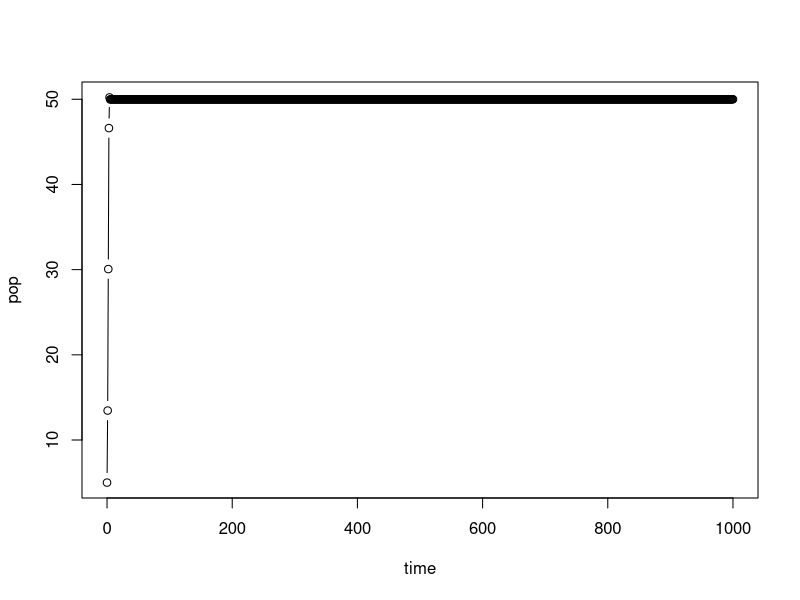
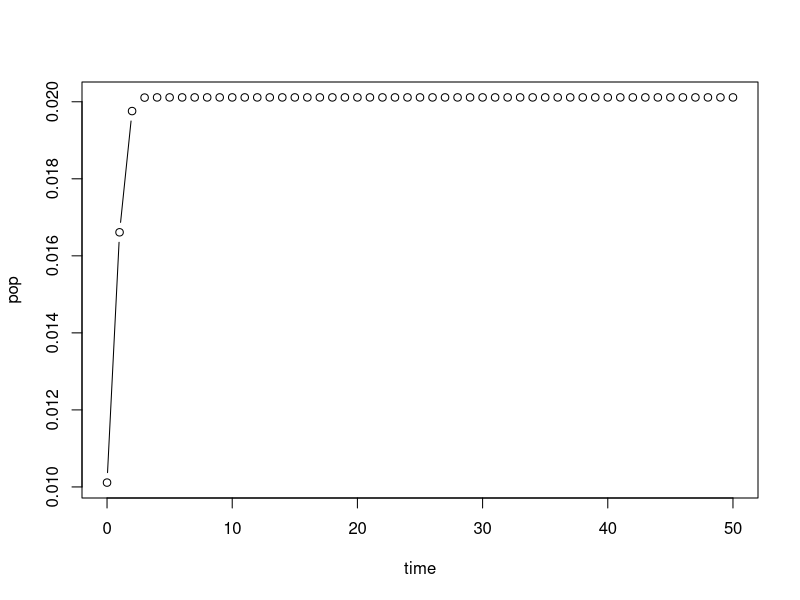
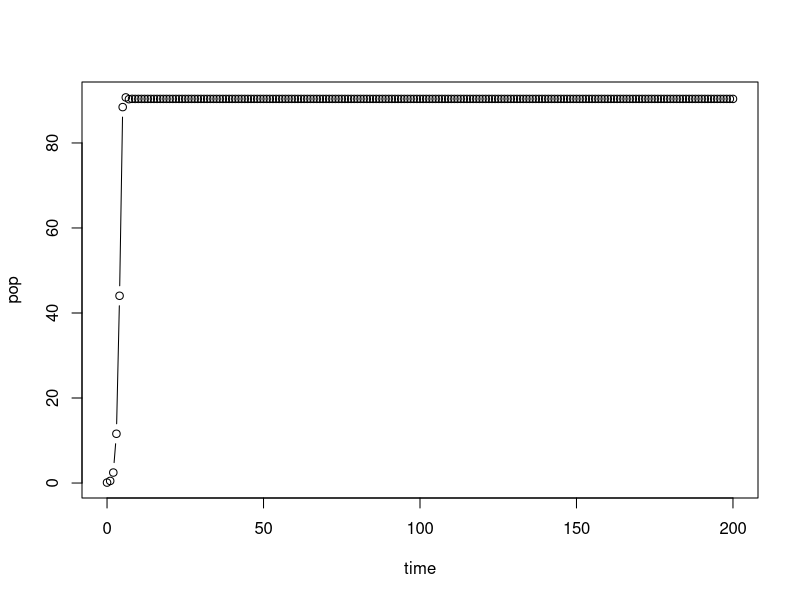
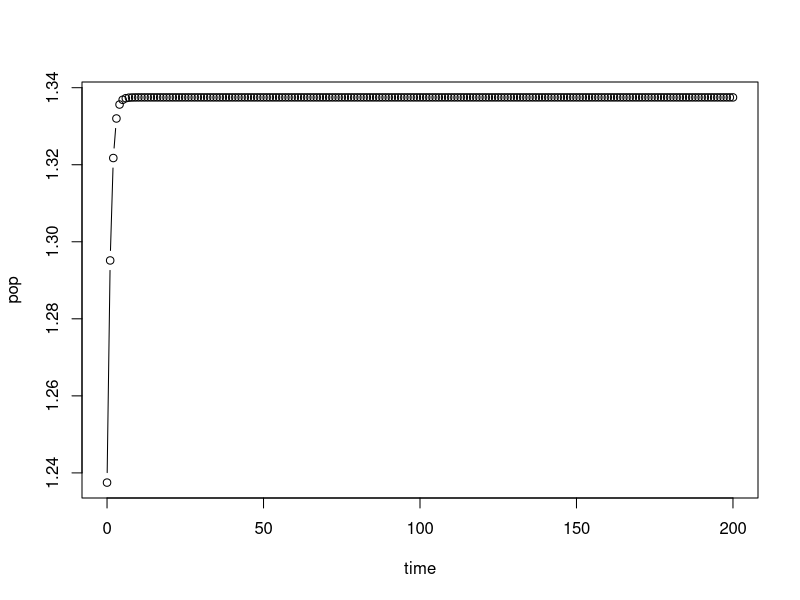
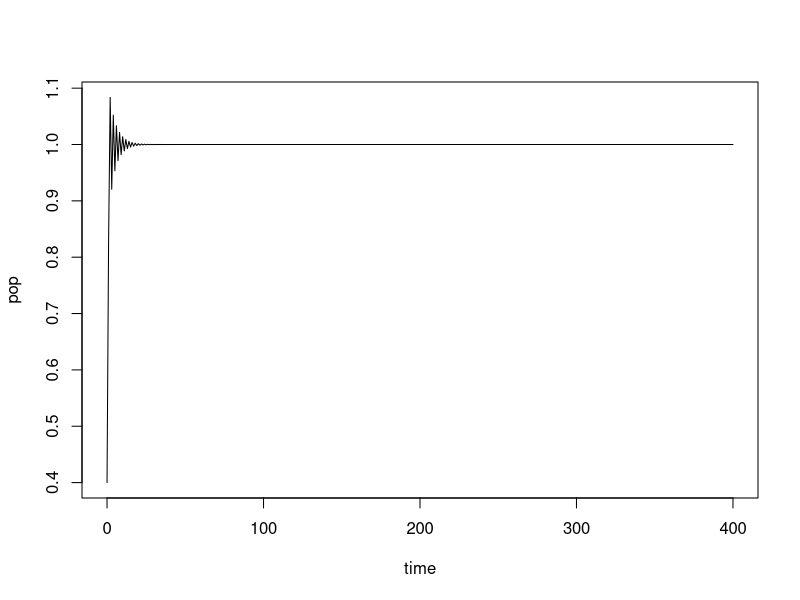
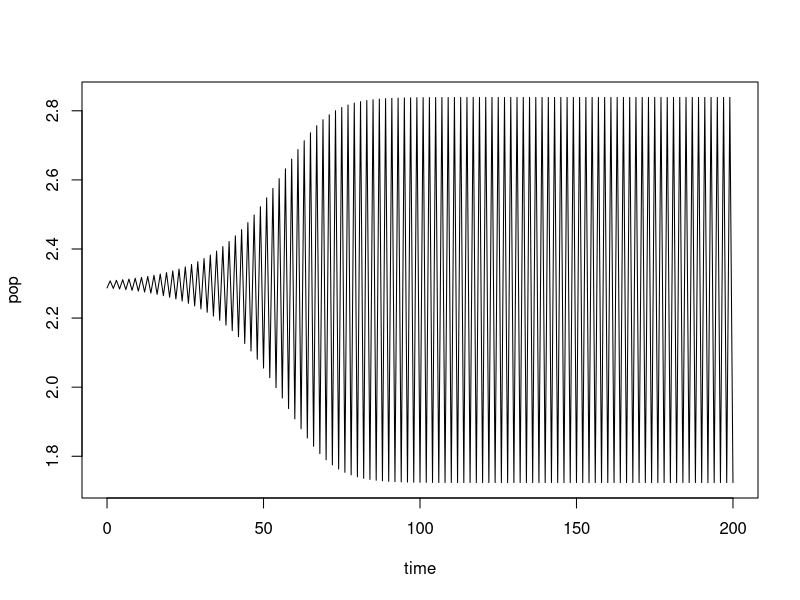
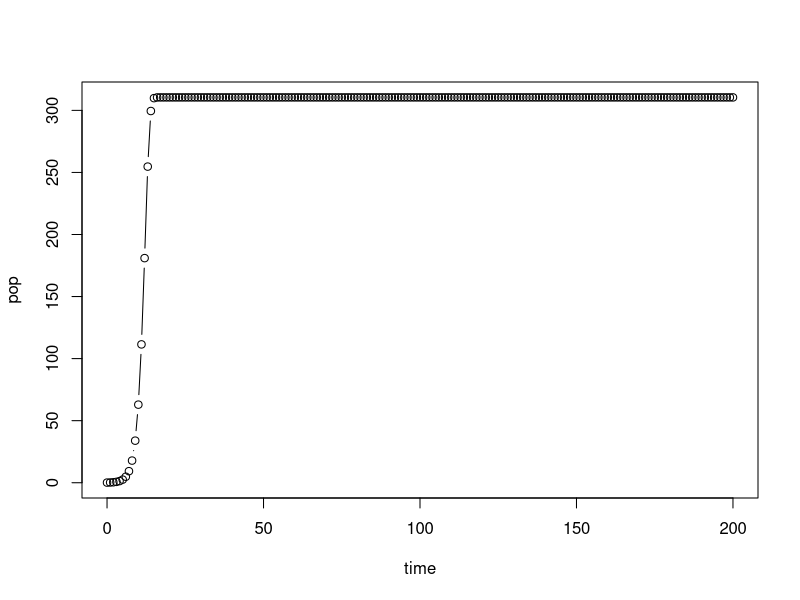
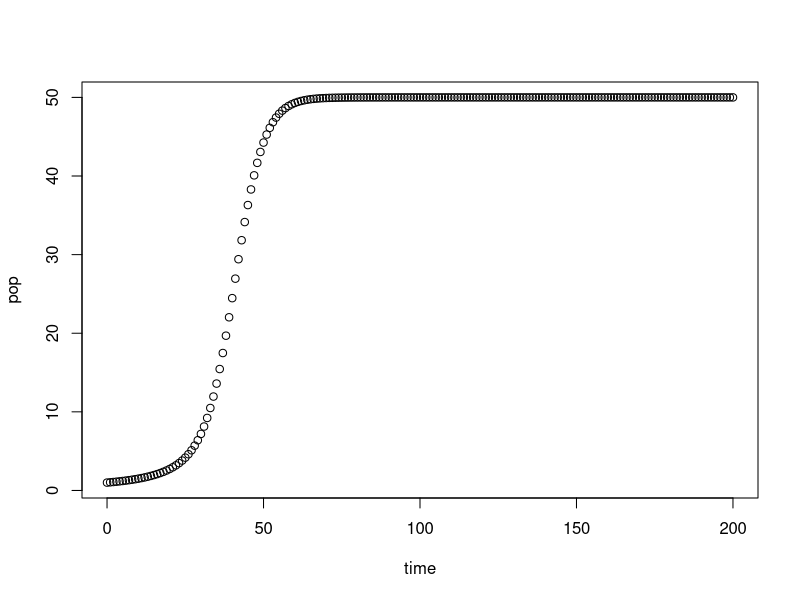

Generate these figures, in order, with R:
# Exploring Ricker model
Ricker<-function(r,K,p0,lensim){
  pop<-c(p0)
  time<-c(0)
  # po<-rep(K,r)
  # print(po)
  
  for(it in c(1:lensim)){
    pt<-p0*exp(r*(1-(p0/K)))
    time<-c(time,it)
    pop<-c(pop,pt)
    p0<-pt
  }
  
  plot(time,pop,type="b")
  
}

#call the function
Ricker(r=1.1,K=50,p0=5,lensim=1000) # bifurcation point r=1
#-------------------------------------------------------

# Exploring Hassell model
# help: https://jmahaffy.sdsu.edu/courses/s00a/math121/lectures/qual_discrete/qualdiscrete.html#Hassell
#       https://www.jstor.org/stable/pdf/3863.pdf?refreqid=excelsior%3A348907abb1bca7f039109d94db5667b5
#       http://lab.rockefeller.edu/cohenje/PDFs/231CohenUnexpectedDominanceHighFreqChaoticNonlinPpnModelsLet.pdf

Hassell<-function(r,a,b,p0,lensim){
  pop<-c(p0)
  time<-c(0)
  
  for(it in c(1:lensim)){
    pt<-(r*p0)/((1+(a*p0))^b)
    time<-c(time,it)
    pop<-c(pop,pt)
    p0<-pt
  }
  
  r1<-((b/(b-1)))^b
  r2<-((b/(b-2)))^b
  plot(time,pop,type="b")
  return(pop)
  
  
  #provided b>2 (to get finite r2), these are the stability conditions:
  cat("For stable, monotonic approach towards eqm. upper limit of r should be",r1,"\n")

  cat("For stable, oscillatory approach towards eqm. upper limit of r should be within ",r1,"to",r2,"\n")
  
}

#call the function
r<-2.72
a<-0.5
b<-100
K_e<-((r^(1/b))-1)/a
K_e
x<-Hassell(r=r, a=a, b=b, p0=K_e-0.01, lensim=50) #b~1.5 : contest, b~100 : scramble
diff(x)
Hassell(r=5, a=0.01, b=2.5, p0=0.1, lensim=200) # see change : r=5,a=0.5 and vary b 1.5 to 5.5
#----------------------------------------------------------------------------------------------------
# Exploring Maynard Smith model
Msmith<-function(r,a,b,p0,lensim){
  pop<-c(p0)
  time<-c(0)
  
  for(it in c(1:lensim)){
    pt<-(r*p0)/(1+((a*p0)^b))
    time<-c(time,it)
    pop<-c(pop,pt)
    p0<-pt
  }
  
  plot(time,pop,type="b")
  
}

#call the function
r<-1.2
a<-0.5
b<-4
K_e<-((r-1)^(1/b))/a
K_e
Msmith(r=r,a=a,b=b,p0=K_e-0.1,lensim=200) #see changes as r=5,a=0.5 and vary b : 1,1.5,2,4
                                          #see changes as a=0.5,b=4 and vary r : 1.2, 1.5, 2
#--------------------------------------------------------------------------------------------------

# Exploring Verhulst model
Verhulst<-function(r,p0,lensim){
  pop<-c(p0)
  time<-c(0)
  # po<-rep(K,r)
  # print(po)
  
  for(it in c(1:lensim)){
    pt<-p0*(1+r*(1-p0))
    time<-c(time,it)
    pop<-c(pop,pt)
    p0<-pt
  }
  
  plot(time,pop,type="l")
}

#call the function
Verhulst(r=1.8,p0=0.4,lensim=400) # eqm. point =1

#-------------------------------------------------------------
# Exploring pennycuick model
Pennycuick<-function(r,a,b,p0,lensim){
  pop<-c(p0)
  time<-c(0)
  
  for(it in c(1:lensim)){
    pt<-(r*p0)/(1+exp(-a*(1-(p0/b))))
    time<-c(time,it)
    pop<-c(pop,pt)
    p0<-pt
  }
  
  plot(time,pop,type="l")
  
}

#call the function
a<-0.1
b<-0.1
r<-10
K_e<-(b/a)*(a+log(r-1))
K_e
Pennycuick(r=r,a=a,b=b,p0=K_e-0.01,lensim=200) 

#-----------------------------------------
# Exploring Malthus model
Malthus<-function(r,K,L,p0,lensim){
  pop<-c(p0)
  time<-c(0)
  
  for(it in c(1:lensim)){
    pt<-r*p0*(K-p0+(L*log(p0)))
    time<-c(time,it)
    pop<-c(pop,pt)
    p0<-pt
  }
  
  plot(time,pop,type="b")
  
}

#call the function
r<-0.0032
K<-600
L<-4

Malthus(r=r,K=K,L=L,p0=0.1,lensim=200) 

#-----------------------------------------
# Exploring Austin-Brewer model
AustinBrewer<-function(r,K,s,p0,lensim){
  pop<-c(p0)
  time<-c(0)
  
  for(it in c(1:lensim)){
    pt<-p0*(1+(r*(K-p0)*(1-exp(-s*p0)))) 
    time<-c(time,it)
    pop<-c(pop,pt)
    p0<-pt
  }
  
  plot(time,pop,type="b")
  
}

#call the function
s<-0.2
K<-50
rc<-1/(K*(1-exp(-s*K)))
rc
r<-0.004
AustinBrewer(r=r,K=K,s=s,p0=1,lensim=200) 

#----------------------------------------------------
# Exploring Varley model

Varley<-function(r,b,C,p0,lensim){
  pop<-c(p0)
  time<-c(0)
  
  for(it in c(1:lensim)){
    if(p0<=C){
      pt<-r*p0
    }else{
      pt<-r*(p0^(1-b))
    }
    time<-c(time,it)
    pop<-c(pop,pt)
    p0<-pt
  }
  
  plot(time,pop,type="b")
  
}

#call the function
b<-1.2
r<-4
C<-1
p0<-r^(1/b)
p0
Varley(r=r,b=b,C=C,p0=p0-1,lensim=200) 
